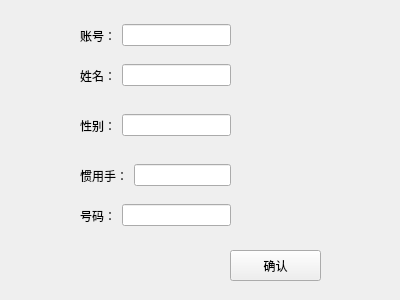
<?xml version="1.0" encoding="UTF-8"?>
<ui version="4.0">
 <class>RenewInfoWidget</class>
 <widget class="QWidget" name="RenewInfoWidget">
  <property name="geometry">
   <rect>
    <x>0</x>
    <y>0</y>
    <width>400</width>
    <height>300</height>
   </rect>
  </property>
  <property name="windowTitle">
   <string>信息注册/修改</string>
  </property>
  <widget class="QWidget" name="layoutWidget_2">
   <property name="geometry">
    <rect>
     <x>80</x>
     <y>110</y>
     <width>151</width>
     <height>31</height>
    </rect>
   </property>
   <layout class="QHBoxLayout" name="horizontalLayout_3">
    <item>
     <widget class="QLabel" name="label_3">
      <property name="text">
       <string>性别：</string>
      </property>
     </widget>
    </item>
    <item>
     <widget class="QLineEdit" name="lineEdit_sex"/>
    </item>
   </layout>
  </widget>
  <widget class="QPushButton" name="pushButton_confirm">
   <property name="geometry">
    <rect>
     <x>230</x>
     <y>250</y>
     <width>91</width>
     <height>31</height>
    </rect>
   </property>
   <property name="text">
    <string>确认</string>
   </property>
  </widget>
  <widget class="QWidget" name="layoutWidget">
   <property name="geometry">
    <rect>
     <x>80</x>
     <y>20</y>
     <width>151</width>
     <height>31</height>
    </rect>
   </property>
   <layout class="QHBoxLayout" name="horizontalLayout">
    <item>
     <widget class="QLabel" name="label">
      <property name="text">
       <string>账号：</string>
      </property>
     </widget>
    </item>
    <item>
     <widget class="QLineEdit" name="lineEdit_account"/>
    </item>
   </layout>
  </widget>
  <widget class="QWidget" name="layoutWidget_3">
   <property name="geometry">
    <rect>
     <x>80</x>
     <y>60</y>
     <width>151</width>
     <height>31</height>
    </rect>
   </property>
   <layout class="QHBoxLayout" name="horizontalLayout_2">
    <item>
     <widget class="QLabel" name="label_2">
      <property name="text">
       <string>姓名：</string>
      </property>
     </widget>
    </item>
    <item>
     <widget class="QLineEdit" name="lineEdit_name"/>
    </item>
   </layout>
  </widget>
  <widget class="QWidget" name="layoutWidget_4">
   <property name="geometry">
    <rect>
     <x>80</x>
     <y>160</y>
     <width>151</width>
     <height>31</height>
    </rect>
   </property>
   <layout class="QHBoxLayout" name="horizontalLayout_4">
    <item>
     <widget class="QLabel" name="label_4">
      <property name="text">
       <string>惯用手：</string>
      </property>
     </widget>
    </item>
    <item>
     <widget class="QLineEdit" name="lineEdit_handy"/>
    </item>
   </layout>
  </widget>
  <widget class="QWidget" name="layoutWidget_5">
   <property name="geometry">
    <rect>
     <x>80</x>
     <y>200</y>
     <width>151</width>
     <height>31</height>
    </rect>
   </property>
   <layout class="QHBoxLayout" name="horizontalLayout_5">
    <item>
     <widget class="QLabel" name="label_5">
      <property name="text">
       <string>号码：</string>
      </property>
     </widget>
    </item>
    <item>
     <widget class="QLineEdit" name="lineEdit_phone"/>
    </item>
   </layout>
  </widget>
 </widget>
 <resources/>
 <connections/>
</ui>
